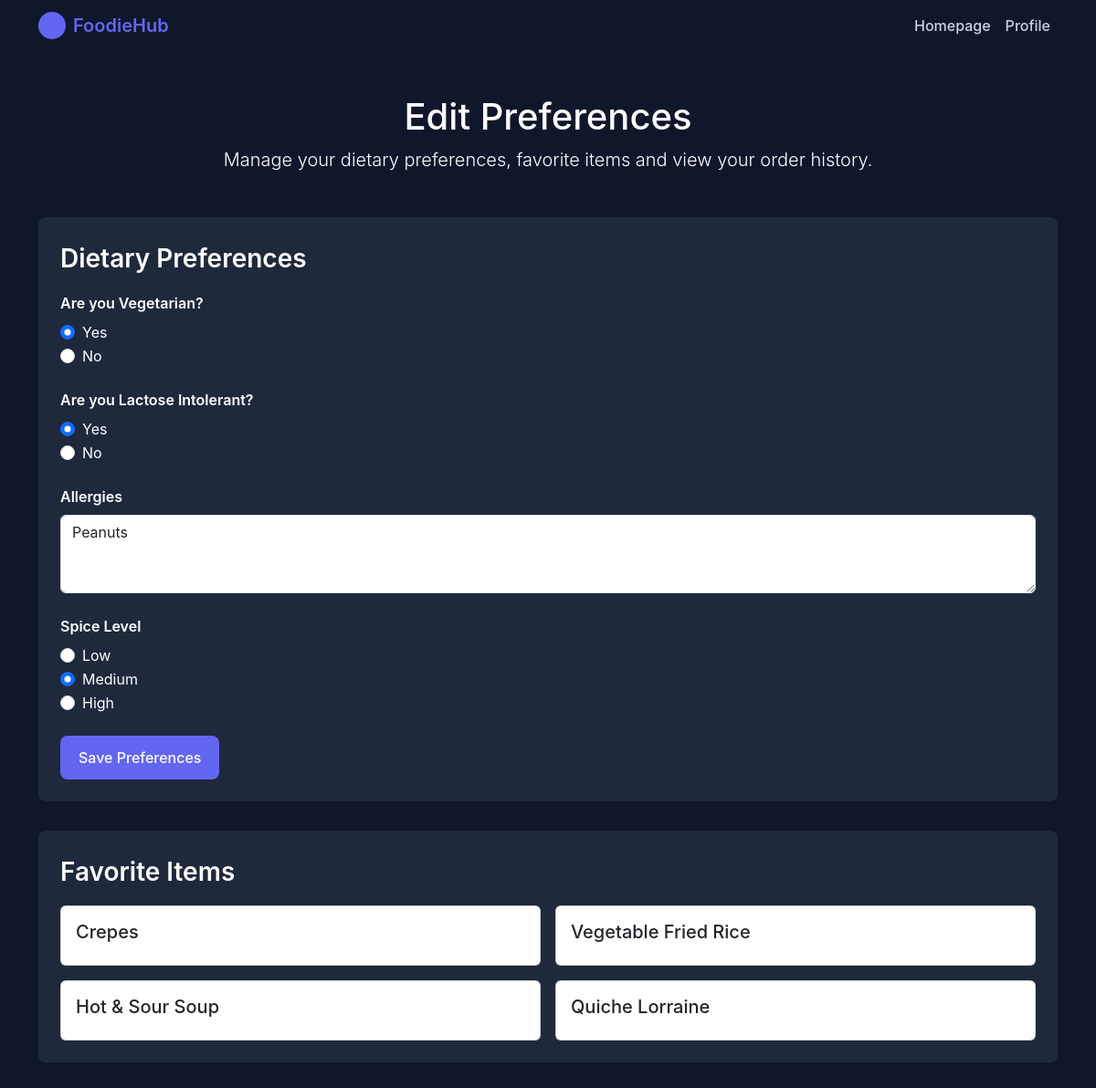
/edit-preferences.php (signed in), run on the app's committed database.
### tables this page shows
CREATE TABLE `dietary_preferences` (
  `id` int(11) NOT NULL,
  `user_id` int(11) NOT NULL,
  `vegetarian` tinyint(1) DEFAULT 0,
  `lactose_intolerant` tinyint(1) DEFAULT 0,
  `allergies` text DEFAULT NULL,
  `spice_level` enum('Low','Medium','High') DEFAULT 'Medium',
  `created_at` timestamp NOT NULL DEFAULT current_timestamp(),
  `updated_at` timestamp NOT NULL DEFAULT current_timestamp() ON UPDATE current_timestamp()
);

CREATE TABLE `recipes` (
  `id` int(11) NOT NULL,
  `title` varchar(150) NOT NULL,
  `cuisine_id` int(11) DEFAULT NULL,
  `description` text DEFAULT NULL,
  `image` varchar(255) DEFAULT NULL,
  `rating` decimal(2,1) DEFAULT 0.0,
  `prep_time` int(11) DEFAULT NULL,
  `difficulty` enum('Easy','Medium','Hard') DEFAULT 'Easy',
  `created_at` timestamp NOT NULL DEFAULT current_timestamp()
);

### edit-preferences.php (the view, shortened to what this page needs)
<?php
$user_id = $_SESSION['id'];
$dietPreferences = [
    'vegetarian'        => 0,
    'lactose_intolerant'=> 0,
    'allergies'         => "",
    'spice_level'       => "Medium",
];
$mysqli = new mysqli(DB_SERVER, DB_USERNAME, DB_PASSWORD, DB_NAME);
if (!$mysqli->connect_error) {
    $stmt = $mysqli->prepare("SELECT vegetarian, lactose_intolerant, allergies, spice_level FROM dietary_preferences WHERE user_id = ?");
    $stmt->bind_param("i", $user_id);
    $stmt->execute();
    $result = $stmt->get_result();
    if ($row = $result->fetch_assoc()) {
        $dietPreferences = $row;
    }
}
?>
<!DOCTYPE html>
<html lang="en">
<head>
  <link href="https://cdn.jsdelivr.net/npm/bootstrap@5.3.0/dist/css/bootstrap.min.css" rel="stylesheet">
</head>
<body>
  <nav class="navbar navbar-dark navbar-expand-lg" style="background-color: #0f172a;">
    <div class="container">
      <a class="navbar-brand" href="#">
        <div style="width: 30px; height: 30px; border-radius: 50%; background-color: #6366f1;"></div>
        <span>FoodieHub</span>
      </a>
      <div class="collapse navbar-collapse" id="navbarNav">
        <ul class="navbar-nav ms-auto">
          <li class="nav-item"><a class="nav-link" href="homepage.php">Homepage</a></li>
          <li class="nav-item"><a class="nav-link" href="Profile.php">Profile</a></li>
        </ul>
      </div>
    </div>
  </nav>
  <div class="container py-5">
    <header class="mb-5 text-center">
      <h1>Edit Preferences</h1>
      <p class="lead">Manage your dietary preferences, favorite items and view your order history.</p>
    </header>
    <div class="section-card">
      <div class="section-header">Dietary Preferences</div>
      <form action="<?= htmlspecialchars($_SERVER['PHP_SELF']); ?>" method="post">
        <div class="mb-4">
          <label class="form-label fw-semibold">Are you Vegetarian?</label>
          <div class="form-check">
            <input
              class="form-check-input"
              type="radio"
              name="vegetarian"
              id="vegYes"
              value="1"
              <?= ($dietPreferences['vegetarian'] == 1) ? 'checked' : '' ?>
            />
            <label class="form-check-label" for="vegYes">
              Yes
            </label>
          </div>
          <div class="form-check">
            <input
              class="form-check-input"
              type="radio"
              name="vegetarian"
              id="vegNo"
              value="0"
              <?= ($dietPreferences['vegetarian'] == 0) ? 'checked' : '' ?>
            />
            <label class="form-check-label" for="vegNo">
              No
            </label>
          </div>
        </div>
        <div class="mb-4">
          <label class="form-label fw-semibold">Are you Lactose Intolerant?</label>
          <div class="form-check">
            <input
              class="form-check-input"
              type="radio"
              name="lactose_intolerant"
              id="lactoseYes"
              value="1"
              <?= ($dietPreferences['lactose_intolerant'] == 1) ? 'checked' : '' ?>
            />
            <label class="form-check-label" for="lactoseYes">
              Yes
            </label>
          </div>
          <div class="form-check">
            <input
              class="form-check-input"
              type="radio"
              name="lactose_intolerant"
              id="lactoseNo"
              value="0"
              <?= ($dietPreferences['lactose_intolerant'] == 0) ? 'checked' : '' ?>
            />
            <label class="form-check-label" for="lactoseNo">
              No
            </label>
          </div>
        </div>
        <div class="mb-4">
          <label for="allergies" class="form-label fw-semibold">Allergies</label>
          <textarea
            class="form-control"
            id="allergies"
            name="allergies"
            rows="3"
          ><?= htmlspecialchars($dietPreferences['allergies']) ?></textarea>
        </div>
        <div class="mb-4">
          <label class="form-label fw-semibold">Spice Level</label>
          <div class="form-check">
            <input
              class="form-check-input"
              type="radio"
              name="spiceLevel"
              id="spiceLow"
              value="Low"
              <?= ($dietPreferences['spice_level'] === 'Low') ? 'checked' : '' ?>
            />
            <label class="form-check-label" for="spiceLow">
              Low
            </label>
          </div>
          <div class="form-check">
            <input
              class="form-check-input"
              type="radio"
              name="spiceLevel"
              id="spiceMedium"
              value="Medium"
              <?= ($dietPreferences['spice_level'] === 'Medium') ? 'checked' : '' ?>
            />
            <label class="form-check-label" for="spiceMedium">
              Medium
            </label>
          </div>
          <div class="form-check">
            <input
              class="form-check-input"
              type="radio"
              name="spiceLevel"
              id="spiceHigh"
              value="High"
              <?= ($dietPreferences['spice_level'] === 'High') ? 'checked' : '' ?>
            />
            <label class="form-check-label" for="spiceHigh">
              High
            </label>
          </div>
        </div>
        <button type="submit" class="btn btn-custom">Save Preferences</button>
      </form>
    </div>
    <div class="section-card">
      <div class="section-header">Favorite Items</div>
      <div class="row g-3">
        <?php
        $mysqli = new mysqli(DB_SERVER, DB_USERNAME, DB_PASSWORD, DB_NAME);
        if (!$mysqli->connect_error) {
            $stmt = $mysqli->prepare("SELECT r.title FROM favorites f JOIN recipes r ON f.recipe_id = r.id WHERE f.user_id = ?");
            $stmt->bind_param("i", $user_id);
            $stmt->execute();
            $result = $stmt->get_result();
            if ($result->num_rows > 0) {
                while ($fav = $result->fetch_assoc()) {
                    echo '<div class="col-md-6">';
                    echo '<div class="card favorite-card">';
                    echo '<div class="card-body">';
                    echo '<h5 class="card-title">' . htmlspecialchars($fav['title']) . '</h5>';
                    echo '</div></div></div>';
                }
            } else {
                echo '<p>No favorite items found.</p>';
            }
        } else {
            echo '<p>Unable to connect to database to fetch favorites.</p>';
        }
        ?>
      </div>
    </div>
      </div>
</body>
</html>

### edit-preferences.php (style rules this page uses)
body { background-color: #0f172a; color: #ffffff; margin: 0; padding: 0; font-family: 'Inter', sans-serif; }
a, a:hover { text-decoration: none; color: #e2e8f0; }
.navbar-dark .navbar-brand { display: flex; align-items: center; gap: 0.5rem; font-weight: 600; }
.navbar-brand span { color: #6366f1; }
.nav-link { color: #cbd5e1 !important; font-weight: 500; }
.section-card { background-color: #1e293b; border: none; border-radius: 0.5rem; padding: 1.5rem; margin-bottom: 2rem; }
.section-header { font-size: 1.75rem; font-weight: 600; margin-bottom: 1rem; color: #ffffff; }
.btn-custom { background-color: #6366f1; color: #ffffff; border: none; font-weight: 500; transition: background-color 0.2s ease-in-out; padding: 0.75rem 1.25rem; border-radius: 0.5rem; }

### data on the page
dietary_preferences: vegetarian "☑ Yes", vegetarian "☐ No", lactose_intolerant "☑ Yes", lactose_intolerant "☐ No", allergies "Peanuts", spice_level "☐ Low", spice_level "☑ Medium", spice_level "☐ High"
recipes: title "Crepes"
recipes: title "Vegetable Fried Rice"
recipes: title "Hot & Sour Soup"
recipes: title "Quiche Lorraine"
